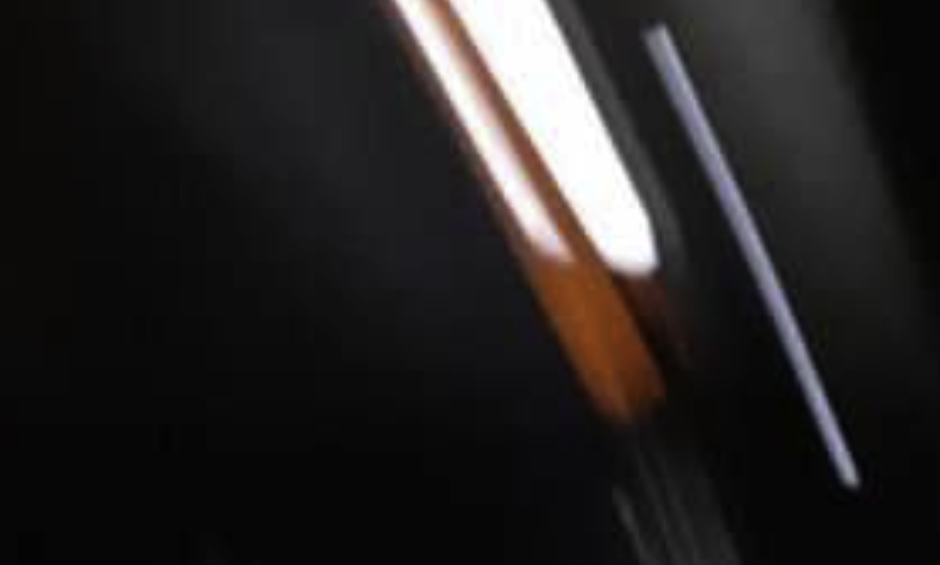
#> input picture Computer Vision/OpenCV/image_1.jpg, 940 x 565 px
$ jupyter execute OpenCV_RedColorMask.ipynb   (shell and % lines are left out)
#> lines starting #> are read from the running program, lines starting #| are printed output that depends on the picture; after the words box and inside, x2 and y2 are one past the last pixel; in counts of white or black regions, pixels touching at a corner belong together
[cell 1]
# Libraries
import cv2

[cell 2]
import numpy as np

[cell 3]
# Load image
image = cv2.imread('image_1.jpg')
#> image is the input picture: shape (565, 940, 3); mean B, G, R 34.6, 34.9, 37.5

[cell 4]
# Convert to HSV color space
hsv = cv2.cvtColor(image, cv2.COLOR_BGR2HSV)
#> hsv: shape (565, 940, 3); mean H, S, V 37.8, 23.4, 38.3

[cell 5]
# Define range of red color in HSV
lower_red = np.array([0, 120, 70])
upper_red = np.array([10, 255, 255])

[cell 6]
# Create mask for red color
mask = cv2.inRange(hsv, lower_red, upper_red)
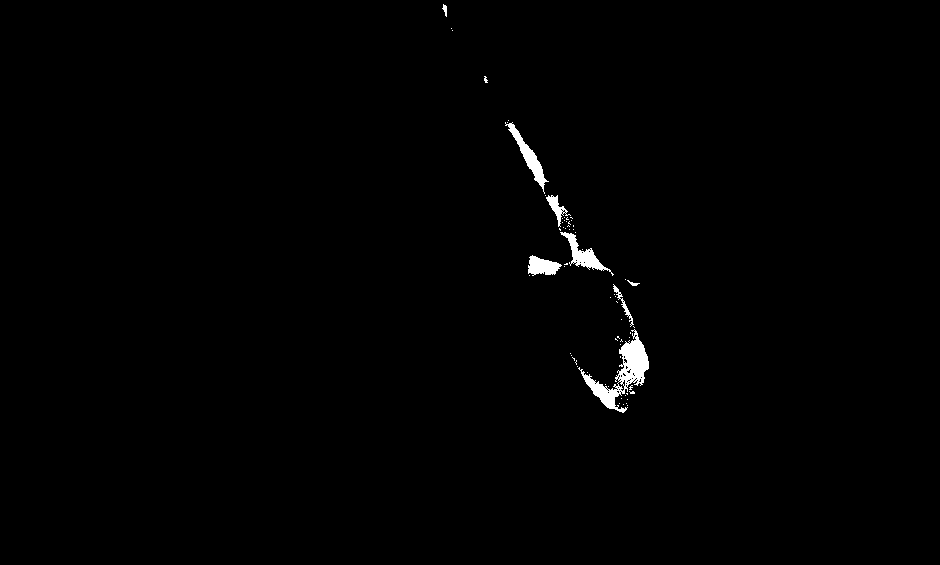
#> mask: shape (565, 940); 0.75% white; 67 white regions (59 under 20 px), largest, box (x1, y1, x2, y2) and area: (578, 329, 649, 413) 1696, (505, 122, 549, 194) 643, (560, 232, 614, 276) 616

[cell 7]
# Apply mask to original image
result = cv2.bitwise_and(image, image, mask=mask)
